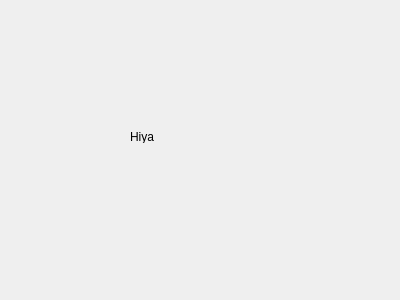
<?xml version="1.0" encoding="UTF-8"?>
<ui version="4.0">
 <class>TitleScreen</class>
 <widget class="QWidget" name="TitleScreen">
  <property name="geometry">
   <rect>
    <x>0</x>
    <y>0</y>
    <width>400</width>
    <height>300</height>
   </rect>
  </property>
  <property name="windowTitle">
   <string>Form</string>
  </property>
  <widget class="QLabel" name="label">
   <property name="geometry">
    <rect>
     <x>130</x>
     <y>130</y>
     <width>46</width>
     <height>13</height>
    </rect>
   </property>
   <property name="text">
    <string>Hiya</string>
   </property>
  </widget>
 </widget>
 <resources/>
 <connections/>
</ui>
